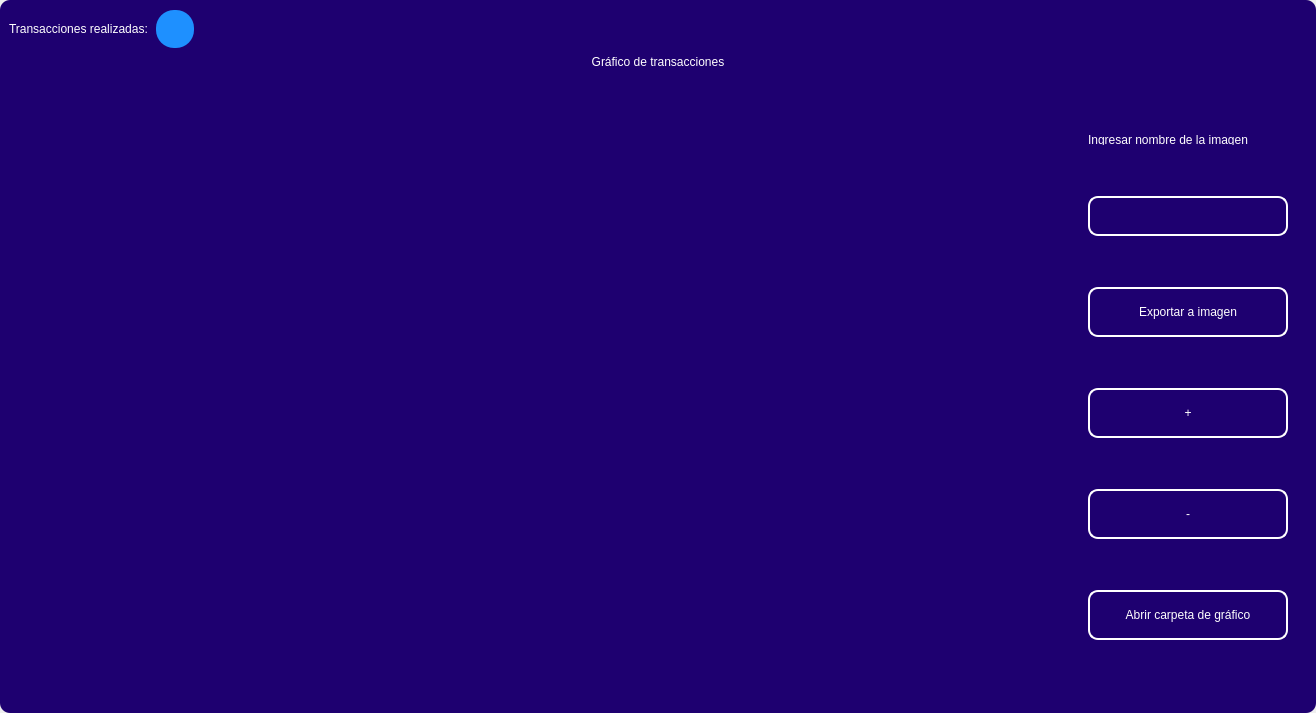
<?xml version="1.0" encoding="UTF-8"?>
<ui version="4.0">
 <class>MainWindow</class>
 <widget class="QMainWindow" name="MainWindow">
  <property name="geometry">
   <rect>
    <x>0</x>
    <y>0</y>
    <width>1316</width>
    <height>713</height>
   </rect>
  </property>
  <property name="windowTitle">
   <string>MainWindow</string>
  </property>
  <property name="styleSheet">
   <string notr="true"/>
  </property>
  <widget class="QWidget" name="centralwidget">
   <property name="styleSheet">
    <string notr="true"/>
   </property>
   <layout class="QVBoxLayout" name="verticalLayout">
    <property name="spacing">
     <number>0</number>
    </property>
    <property name="leftMargin">
     <number>0</number>
    </property>
    <property name="topMargin">
     <number>0</number>
    </property>
    <property name="rightMargin">
     <number>0</number>
    </property>
    <property name="bottomMargin">
     <number>0</number>
    </property>
    <item>
     <widget class="QFrame" name="frame">
      <property name="enabled">
       <bool>true</bool>
      </property>
      <property name="styleSheet">
       <string notr="true">
QFrame {
border-radius:10px;
background-color:#1E0070;
 }
</string>
      </property>
      <property name="frameShape">
       <enum>QFrame::StyledPanel</enum>
      </property>
      <property name="frameShadow">
       <enum>QFrame::Raised</enum>
      </property>
      <layout class="QVBoxLayout" name="verticalLayout_2">
       <item>
        <widget class="QFrame" name="frame_superior">
         <property name="minimumSize">
          <size>
           <width>0</width>
           <height>40</height>
          </size>
         </property>
         <property name="maximumSize">
          <size>
           <width>16777215</width>
           <height>40</height>
          </size>
         </property>
         <property name="styleSheet">
          <string notr="true">QPushButton{
border-radius:18px;
}

QPushButton:hover{
	background-color: rgb(0, 0, 0);
}
</string>
         </property>
         <property name="frameShape">
          <enum>QFrame::StyledPanel</enum>
         </property>
         <property name="frameShadow">
          <enum>QFrame::Raised</enum>
         </property>
         <layout class="QHBoxLayout" name="horizontalLayout_3">
          <property name="spacing">
           <number>4</number>
          </property>
          <property name="leftMargin">
           <number>0</number>
          </property>
          <property name="topMargin">
           <number>0</number>
          </property>
          <property name="rightMargin">
           <number>0</number>
          </property>
          <property name="bottomMargin">
           <number>0</number>
          </property>
          <item>
           <widget class="QLabel" name="label_3">
            <property name="styleSheet">
             <string notr="true">color: rgb(255, 255, 255);
font: 15pt &quot;MS Shell Dlg 2&quot;;</string>
            </property>
            <property name="text">
             <string>Transacciones realizadas: </string>
            </property>
           </widget>
          </item>
          <item>
           <widget class="QPushButton" name="btn_exit_2">
            <property name="minimumSize">
             <size>
              <width>38</width>
              <height>38</height>
             </size>
            </property>
            <property name="maximumSize">
             <size>
              <width>38</width>
              <height>38</height>
             </size>
            </property>
            <property name="cursor">
             <cursorShape>ArrowCursor</cursorShape>
            </property>
            <property name="styleSheet">
             <string notr="true">background-color: #1E90FF;</string>
            </property>
            <property name="text">
             <string/>
            </property>
            <property name="iconSize">
             <size>
              <width>35</width>
              <height>35</height>
             </size>
            </property>
           </widget>
          </item>
          <item>
           <spacer name="horizontalSpacer_2">
            <property name="orientation">
             <enum>Qt::Horizontal</enum>
            </property>
            <property name="sizeHint" stdset="0">
             <size>
              <width>443</width>
              <height>20</height>
             </size>
            </property>
           </spacer>
          </item>
          <item>
           <widget class="QPushButton" name="btn_exit">
            <property name="minimumSize">
             <size>
              <width>38</width>
              <height>38</height>
             </size>
            </property>
            <property name="maximumSize">
             <size>
              <width>38</width>
              <height>38</height>
             </size>
            </property>
            <property name="cursor">
             <cursorShape>PointingHandCursor</cursorShape>
            </property>
            <property name="text">
             <string/>
            </property>
            <property name="iconSize">
             <size>
              <width>35</width>
              <height>35</height>
             </size>
            </property>
           </widget>
          </item>
          <item>
           <widget class="QPushButton" name="bt_minimizar">
            <property name="minimumSize">
             <size>
              <width>38</width>
              <height>38</height>
             </size>
            </property>
            <property name="maximumSize">
             <size>
              <width>38</width>
              <height>38</height>
             </size>
            </property>
            <property name="cursor">
             <cursorShape>PointingHandCursor</cursorShape>
            </property>
            <property name="text">
             <string/>
            </property>
            <property name="icon">
             <iconset>
              <normaloff>image/minus.svg</normaloff>image/minus.svg</iconset>
            </property>
            <property name="iconSize">
             <size>
              <width>38</width>
              <height>38</height>
             </size>
            </property>
           </widget>
          </item>
          <item>
           <widget class="QPushButton" name="bt_maximizar">
            <property name="minimumSize">
             <size>
              <width>38</width>
              <height>38</height>
             </size>
            </property>
            <property name="maximumSize">
             <size>
              <width>38</width>
              <height>38</height>
             </size>
            </property>
            <property name="cursor">
             <cursorShape>PointingHandCursor</cursorShape>
            </property>
            <property name="text">
             <string/>
            </property>
            <property name="icon">
             <iconset>
              <normaloff>image/chevron-up.svg</normaloff>image/chevron-up.svg</iconset>
            </property>
            <property name="iconSize">
             <size>
              <width>38</width>
              <height>38</height>
             </size>
            </property>
           </widget>
          </item>
          <item>
           <widget class="QPushButton" name="bt_restaurar">
            <property name="minimumSize">
             <size>
              <width>38</width>
              <height>38</height>
             </size>
            </property>
            <property name="maximumSize">
             <size>
              <width>38</width>
              <height>38</height>
             </size>
            </property>
            <property name="cursor">
             <cursorShape>PointingHandCursor</cursorShape>
            </property>
            <property name="text">
             <string/>
            </property>
            <property name="icon">
             <iconset>
              <normaloff>image/chevron-down.svg</normaloff>image/chevron-down.svg</iconset>
            </property>
            <property name="iconSize">
             <size>
              <width>38</width>
              <height>38</height>
             </size>
            </property>
           </widget>
          </item>
          <item>
           <widget class="QPushButton" name="bt_cerrar">
            <property name="minimumSize">
             <size>
              <width>38</width>
              <height>38</height>
             </size>
            </property>
            <property name="maximumSize">
             <size>
              <width>38</width>
              <height>38</height>
             </size>
            </property>
            <property name="cursor">
             <cursorShape>PointingHandCursor</cursorShape>
            </property>
            <property name="text">
             <string/>
            </property>
            <property name="icon">
             <iconset>
              <normaloff>image/x.svg</normaloff>image/x.svg</iconset>
            </property>
            <property name="iconSize">
             <size>
              <width>38</width>
              <height>38</height>
             </size>
            </property>
           </widget>
          </item>
         </layout>
        </widget>
       </item>
       <item>
        <widget class="QLabel" name="label">
         <property name="styleSheet">
          <string notr="true">font: 30pt &quot;MS Shell Dlg 2&quot;;
color: rgb(255, 255, 255);</string>
         </property>
         <property name="text">
          <string>Gráfico de transacciones</string>
         </property>
         <property name="alignment">
          <set>Qt::AlignCenter</set>
         </property>
        </widget>
       </item>
       <item>
        <widget class="QFrame" name="frame_3">
         <property name="minimumSize">
          <size>
           <width>0</width>
           <height>0</height>
          </size>
         </property>
         <property name="frameShape">
          <enum>QFrame::StyledPanel</enum>
         </property>
         <property name="frameShadow">
          <enum>QFrame::Raised</enum>
         </property>
         <layout class="QHBoxLayout" name="horizontalLayout_4">
          <property name="leftMargin">
           <number>9</number>
          </property>
          <property name="topMargin">
           <number>9</number>
          </property>
          <property name="rightMargin">
           <number>9</number>
          </property>
          <item>
           <widget class="QGraphicsView" name="graphics_view">
            <property name="dragMode">
             <enum>QGraphicsView::NoDrag</enum>
            </property>
            <property name="transformationAnchor">
             <enum>QGraphicsView::NoAnchor</enum>
            </property>
           </widget>
          </item>
          <item>
           <layout class="QVBoxLayout" name="verticalLayout_4">
            <property name="spacing">
             <number>10</number>
            </property>
            <property name="sizeConstraint">
             <enum>QLayout::SetDefaultConstraint</enum>
            </property>
            <property name="leftMargin">
             <number>10</number>
            </property>
            <property name="topMargin">
             <number>10</number>
            </property>
            <property name="rightMargin">
             <number>10</number>
            </property>
            <property name="bottomMargin">
             <number>10</number>
            </property>
            <item>
             <widget class="QLabel" name="label_2">
              <property name="minimumSize">
               <size>
                <width>10</width>
                <height>10</height>
               </size>
              </property>
              <property name="maximumSize">
               <size>
                <width>500</width>
                <height>10</height>
               </size>
              </property>
              <property name="styleSheet">
               <string notr="true">color: rgb(255, 255, 255);
font: 10pt &quot;MS Shell Dlg 2&quot;;</string>
              </property>
              <property name="text">
               <string>Ingresar nombre de la imagen</string>
              </property>
             </widget>
            </item>
            <item>
             <widget class="QLineEdit" name="name_imagetxt">
              <property name="sizePolicy">
               <sizepolicy hsizetype="Fixed" vsizetype="Fixed">
                <horstretch>0</horstretch>
                <verstretch>0</verstretch>
               </sizepolicy>
              </property>
              <property name="minimumSize">
               <size>
                <width>200</width>
                <height>35</height>
               </size>
              </property>
              <property name="maximumSize">
               <size>
                <width>150</width>
                <height>40</height>
               </size>
              </property>
              <property name="styleSheet">
               <string notr="true">QLabel {
	color: rgb(255, 255, 254);
	font: 12pt &quot;Arial&quot;;
	background-color: rgba(0, 0, 0,0);
}

QTextEdit{
background-color: rgba(0, 0, 0,0);
border-radius:10px; 
font: 12pt &quot;Arial&quot;;
color: rgb(255, 255, 254);
border: 2px solid  rgb(255, 255, 255);

}

QTextEdit:hover{
background-color: rgba(0, 0, 0,0);
border-radius:10px; 
font: 12pt &quot;Arial&quot;;
border: 2px solid  rgb(120, 0, 171);
}

QTextEdit:focus{
background-color: rgb(0, 0, 0);
border-radius:10px; 
font: 12pt &quot;Arial&quot;;
border: 2px solid rgb(120, 0, 171);
}

QLineEdit{
background-color: rgba(0, 0, 0,0);
border-radius:10px; 
font: 12pt &quot;Arial&quot;;
color: rgb(255, 255, 254);
border: 2px solid  rgb(255, 255, 255);

}

QLineEdit:hover{
background-color: rgba(0, 0, 0,0);
border-radius:10px; 
font: 12pt &quot;Arial&quot;;
border: 2px solid  rgb(120, 0, 171);
}

QLineEdit:focus{
background-color: rgb(0, 0, 0);
border-radius:10px; 
font: 12pt &quot;Arial&quot;;
border: 2px solid rgb(120, 0, 171);
}

QCheckBox{
	font: 12pt &quot;Arial&quot;;
	color: rgb(255, 255, 255);
}

QCheckBox::indicator {
    width: 18px;
    height:18px;
}

QCheckBox::indicator:unchecked {
   background-image: url(image/square.svg);
}

QCheckBox::indicator:checked {
   background-image: url(image/check-square.svg);
}

QPushButton{
border-radius:10px; 
font: 12pt &quot;Arial&quot;;
color: rgb(255, 255, 254);
border: 2px solid #ffffff;
}

QPushButton:hover{
border-radius:10px; 
font: 12pt &quot;Arial&quot;;
color: rgb(255, 255, 255);
border: 2px solid rgb(120, 0, 171);
	background-color: rgb(120, 0, 171);
}
</string>
              </property>
              <property name="alignment">
               <set>Qt::AlignLeading|Qt::AlignLeft|Qt::AlignVCenter</set>
              </property>
             </widget>
            </item>
            <item>
             <widget class="QPushButton" name="btn_export_image">
              <property name="minimumSize">
               <size>
                <width>50</width>
                <height>40</height>
               </size>
              </property>
              <property name="maximumSize">
               <size>
                <width>300</width>
                <height>50</height>
               </size>
              </property>
              <property name="cursor">
               <cursorShape>PointingHandCursor</cursorShape>
              </property>
              <property name="styleSheet">
               <string notr="true">QPushButton{
border-radius:10px; 
font: 12pt &quot;Arial&quot;;
color: rgb(255, 255, 254);
border: 2px solid #ffffff;
}

QPushButton:hover{
border-radius:10px; 
font: 12pt &quot;Arial&quot;;
color: rgb(255, 255, 255);
border: 2px solid rgb(120, 0, 171);
	background-color: rgb(120, 0, 171);
}</string>
              </property>
              <property name="text">
               <string>Exportar a imagen</string>
              </property>
              <property name="iconSize">
               <size>
                <width>35</width>
                <height>35</height>
               </size>
              </property>
             </widget>
            </item>
            <item>
             <widget class="QPushButton" name="zoom_in_button">
              <property name="minimumSize">
               <size>
                <width>0</width>
                <height>40</height>
               </size>
              </property>
              <property name="maximumSize">
               <size>
                <width>300</width>
                <height>50</height>
               </size>
              </property>
              <property name="cursor">
               <cursorShape>PointingHandCursor</cursorShape>
              </property>
              <property name="styleSheet">
               <string notr="true">QPushButton{
border-radius:10px; 
font: 20pt &quot;Arial&quot;;
color: rgb(255, 255, 254);
border: 2px solid #ffffff;
}

QPushButton:hover{
border-radius:10px; 
font: 12pt &quot;Arial&quot;;
color: rgb(255, 255, 255);
border: 2px solid rgb(120, 0, 171);
	background-color: rgb(120, 0, 171);
}</string>
              </property>
              <property name="text">
               <string>+</string>
              </property>
              <property name="iconSize">
               <size>
                <width>35</width>
                <height>35</height>
               </size>
              </property>
             </widget>
            </item>
            <item>
             <widget class="QPushButton" name="zoom_out_button">
              <property name="minimumSize">
               <size>
                <width>0</width>
                <height>40</height>
               </size>
              </property>
              <property name="maximumSize">
               <size>
                <width>300</width>
                <height>50</height>
               </size>
              </property>
              <property name="cursor">
               <cursorShape>PointingHandCursor</cursorShape>
              </property>
              <property name="styleSheet">
               <string notr="true">QPushButton{
border-radius:10px; 
font: 20pt &quot;Arial&quot;;
color: rgb(255, 255, 254);
border: 2px solid #ffffff;
}

QPushButton:hover{
border-radius:10px; 
font: 12pt &quot;Arial&quot;;
color: rgb(255, 255, 255);
border: 2px solid rgb(120, 0, 171);
	background-color: rgb(120, 0, 171);
}</string>
              </property>
              <property name="text">
               <string>-</string>
              </property>
              <property name="iconSize">
               <size>
                <width>35</width>
                <height>35</height>
               </size>
              </property>
             </widget>
            </item>
            <item>
             <widget class="QPushButton" name="open_explore_file">
              <property name="minimumSize">
               <size>
                <width>0</width>
                <height>40</height>
               </size>
              </property>
              <property name="maximumSize">
               <size>
                <width>300</width>
                <height>50</height>
               </size>
              </property>
              <property name="cursor">
               <cursorShape>PointingHandCursor</cursorShape>
              </property>
              <property name="styleSheet">
               <string notr="true">QPushButton{
border-radius:10px; 
font: 12pt &quot;Arial&quot;;
color: rgb(255, 255, 254);
border: 2px solid #ffffff;
}

QPushButton:hover{
border-radius:10px; 
font: 12pt &quot;Arial&quot;;
color: rgb(255, 255, 255);
border: 2px solid rgb(120, 0, 171);
	background-color: rgb(120, 0, 171);
}</string>
              </property>
              <property name="text">
               <string>Abrir carpeta de gráfico</string>
              </property>
              <property name="iconSize">
               <size>
                <width>35</width>
                <height>35</height>
               </size>
              </property>
             </widget>
            </item>
           </layout>
          </item>
         </layout>
        </widget>
       </item>
      </layout>
     </widget>
    </item>
   </layout>
  </widget>
 </widget>
 <resources/>
 <connections/>
</ui>
